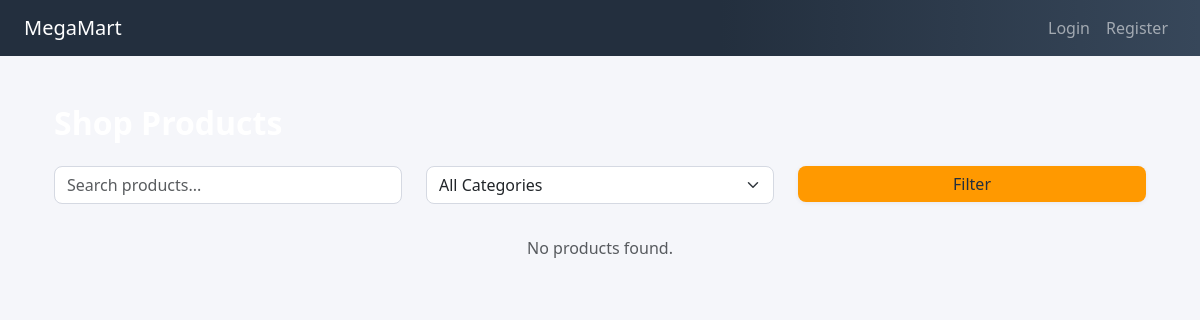
/products/, run on an earlier commit of the app's database.
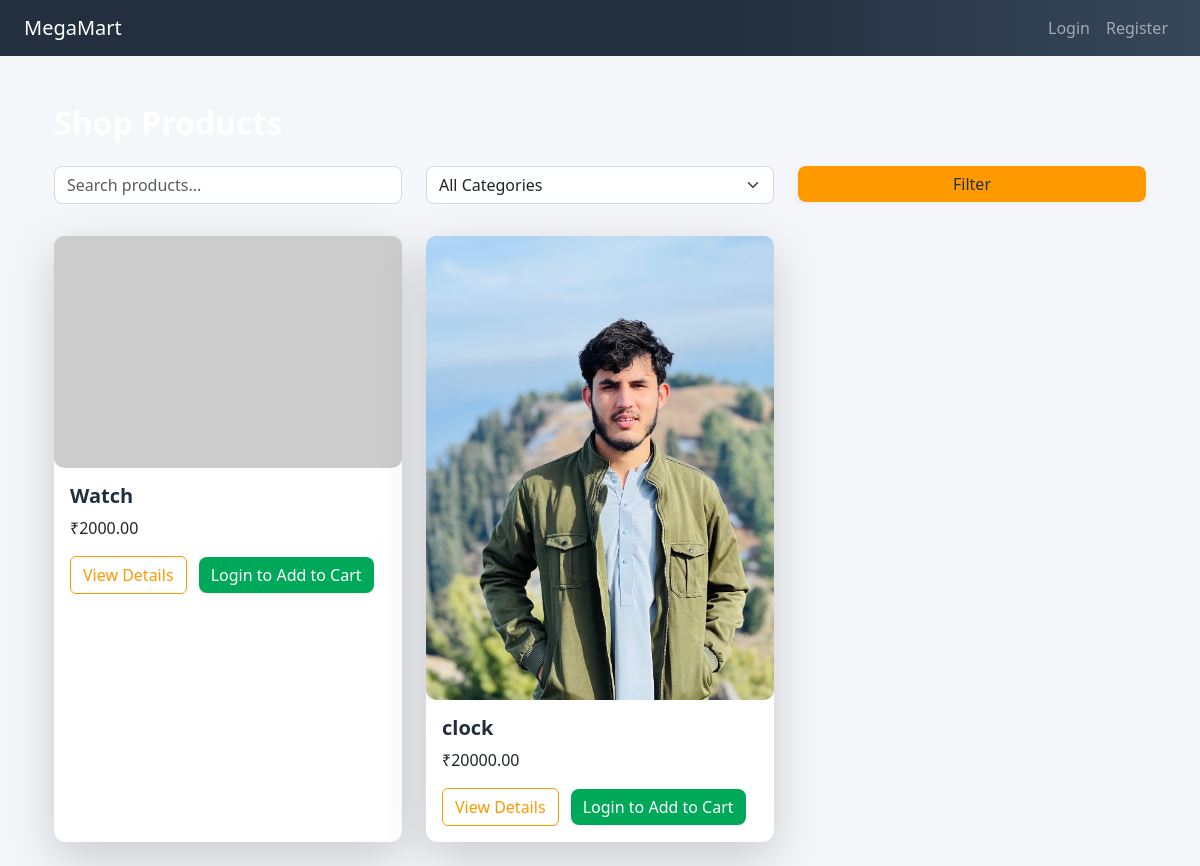
And on a later commit of the database.
### products/models.py (models this page shows, shortened)
class Product(models.Model):
    vendor = models.ForeignKey(VendorProfile, on_delete=models.CASCADE, related_name='products')
    name = models.CharField(max_length=255)
    description = models.TextField()
    price = models.DecimalField(max_digits=10, decimal_places=2)
    stock = models.PositiveIntegerField()
    category = models.ForeignKey(Category, on_delete=models.SET_NULL, null=True, blank=True)
    created_at = models.DateTimeField(auto_now_add=True)
    updated_at = models.DateTimeField(auto_now=True)

class ProductImage(models.Model):
    product = models.ForeignKey(Product, on_delete=models.CASCADE, related_name='images')
    image = models.ImageField(upload_to='product_images/')

### products/views.py (the view)
# urls.py: path('', ProductCatalogView.as_view(), name='product_list'),
class ProductCatalogView(ListView):
    model = Product
    template_name = 'products/product_list.html'
    context_object_name = 'products'
    paginate_by = 12
    def get_queryset(self):
        queryset = Product.objects.all()
        search = self.request.GET.get('search')
        category = self.request.GET.get('category')
        if search:
            queryset = queryset.filter(name__icontains=search)
        if category:
            queryset = queryset.filter(category_id=category)
        return queryset
    def get_context_data(self, **kwargs):
        context = super().get_context_data(**kwargs)
        context['categories'] = Category.objects.all()
        return context

### templates/products/product_list.html (shortened to what this page needs)
{% extends 'base.html' %}
{% block content %}
<div class="container mt-5">
  <h2 class="text-white mb-4">Shop Products</h2>
  <form method="get" class="row mb-4">
    <div class="col-md-4 mb-2">
      <input type="text" name="search" class="form-control" placeholder="Search products..." value="{{ request.GET.search }}">
    </div>
    <div class="col-md-4 mb-2">
      <select name="category" class="form-select">
        <option value="">All Categories</option>
      </select>
    </div>
    <div class="col-md-4 mb-2">
      <button type="submit" class="btn btn-primary w-100">Filter</button>
    </div>
  </form>
  <div class="row">
    {% for product in products %}
    <div class="col-md-4 mb-4">
      <div class="card h-100 shadow-lg">
        {% if product.images.first %}
          <img src="{{ product.images.first.image.url }}" class="card-img-top" alt="Product Image">
        {% else %}
          <img src="https://via.placeholder.com/300x200?text=No+Image" class="card-img-top" alt="No Image">
        {% endif %}
        <div class="card-body">
          <h5 class="card-title">{{ product.name }}</h5>
          <p class="card-text">₹{{ product.price }}</p>
          <a href="{% url 'products:product_detail' product.id %}" class="btn btn-outline-primary">View Details</a>
          {% if user.is_authenticated and user.is_customer %}
          <a href="{% url 'cart:add_to_cart' product.id %}" class="btn btn-success ms-2">Add to Cart</a>
          {% else %}
          <a href="{% url 'accounts:login' %}?next={% url 'cart:add_to_cart' product.id %}" class="btn btn-success ms-2">Login to Add to Cart</a>
          {% endif %}
        </div>
      </div>
    </div>
    {% empty %}
    <div class="col-12 text-center text-muted">No products found.</div>
    {% endfor %}
  </div>
</div>
{% endblock %}

### templates/base.html (shortened to what this page needs)
{% load static %}
<!DOCTYPE html>
<html lang="en">
<head>
    <link href="https://cdn.jsdelivr.net/npm/bootstrap@5.3.0/dist/css/bootstrap.min.css" rel="stylesheet">
    <link href="{% static 'megamart-theme.css' %}" rel="stylesheet">
</head>
<body>
    <nav class="navbar navbar-expand-lg navbar-dark px-4">
        <a class="navbar-brand" href="{% url 'home' %}">MegaMart</a>
        <div class="collapse navbar-collapse">
            <ul class="navbar-nav ms-auto">
                {% if user.is_authenticated %}
                    <li class="nav-item"><a class="nav-link" href="{% url 'dashboard:dashboard_redirect' %}">Dashboard</a></li>
                    <li class="nav-item"><a class="nav-link" href="{% url 'accounts:logout' %}">Logout</a></li>
                {% else %}
                    <li class="nav-item"><a class="nav-link" href="{% url 'accounts:login' %}">Login</a></li>
                    <li class="nav-item"><a class="nav-link" href="{% url 'accounts:register' %}">Register</a></li>
                {% endif %}
            </ul>
        </div>
    </nav>
    <div class="container mt-5">
        {% block content %}{% endblock %}
    </div>
</body>
</html>

### static/megamart-theme.css (style rules this page uses)
body { background: #f5f6fa; font-family: 'Segoe UI', 'Roboto', 'Arial', sans-serif; color: #222; }
.navbar, .card-header { background: linear-gradient(90deg, #232f3e 60%, #37475a 100%); color: #fff; }
.card { border-radius: 12px; box-shadow: 0 2px 12px rgba(0,0,0,0.08); border: none; }
.btn-primary, .btn-success, .btn-warning, .btn-info { border-radius: 8px; font-weight: 500; box-shadow: 0 1px 4px rgba(50,50,93,0.08); transition: background 0.2s; }
.btn-primary { background: #ff9900; border: none; color: #232f3e; }
.btn-success { background: #00a859; border: none; }
.btn-outline-primary { border-color: #ff9900; color: #ff9900; }
.form-control, .form-select { border-radius: 8px; border: 1px solid #d5d9e2; box-shadow: none; font-size: 1rem; }
.card-title, h1, h2, h3, h4, h5 { font-weight: 600; color: #232f3e; }
.img-thumbnail, .card-img-top { border-radius: 10px; border: none; }

What changed in the data, as far as the page shows it:
added Product: name "Watch", price "2000.00"
added Product: images.first.image (picture), name "clock", price "20000.00"
Also different on the page:
text no longer shown: "No products found."
